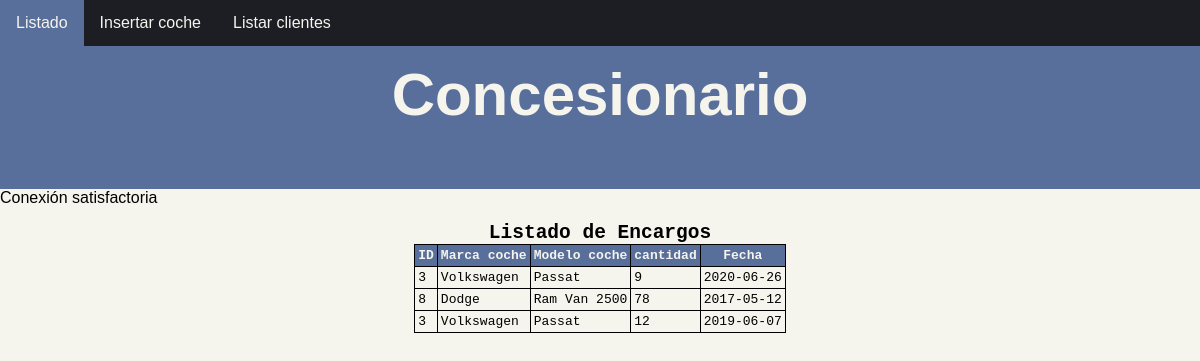
/codigophp/listadoEncargos.php?id=3, run on the app's committed database.
### tables this page shows
CREATE TABLE `encargo` (
  `id` bigint(20) NOT NULL,
  `coche_id` bigint(20) DEFAULT NULL,
  `cliente_id` bigint(20) DEFAULT NULL,
  `cantidad` decimal(4,0) DEFAULT NULL,
  `fecha` date DEFAULT NULL
);

CREATE TABLE `coche` (
  `id` bigint(20) NOT NULL,
  `modelo` varchar(100) DEFAULT NULL,
  `marca` varchar(50) DEFAULT NULL,
  `precio` decimal(12,2) DEFAULT NULL,
  `stock` decimal(5,0) DEFAULT NULL
);

### codigophp/listadoEncargos.php (the view, shortened to what this page needs)
<!DOCTYPE html>
<html lang="en">
<head>
    <link rel="stylesheet" href="style.css">
</head>
<body>
  <main>
<?php
  include_once "includes/header.php";
  include_once "includes/navbar.php";
  include_once "includes/conexionBD.php";
    $id = $_GET['id'];
  $consulta = $conn->query("select * from encargo
                            join coche on coche_id= coche.id
                            where cliente_id = '$id'");
 ?>
 <section id="tabla">
 <table>
	<caption><h2>Listado de Encargos</h2></caption>
  <tr>
	  <th>ID</th>
    <th>Marca coche</th>
    <th>Modelo coche</th>
    <th>cantidad</th>
    <th>Fecha</th>
  </tr>
  <?php
	  while ($encargo = $consulta->fetchObject()) {
  ?>
  <tr>
	  <td><?= $encargo->id ?></td>
    <td><?= $encargo->marca ?></td>
    <td><?= $encargo->modelo ?></td>
    <td><?= $encargo->cantidad ?></td>
    <td><?= $encargo->fecha ?></td>
	</tr>
  <?php
	  }
  ?>
</table>
</section>

### codigophp/style.css (style rules this page uses)
:root { --color-oscuro: #1C1E24; --color-claro: #F5F4ED; --color-principal: #596F9B; }
* { box-sizing: border-box; margin: 0; padding: 0; }
body { background-color: var(--color-claro); font-family: Verdana, Geneva, Tahoma, sans-serif; }
section { display: block; }
#tabla { padding: 15px; font-family: monospace; display: flex; justify-content: center; margin: auto; width: 50%; }
table { position: relative; font-family: monospace; border: 1px solid black; border-collapse: collapse; width: fit-content; }
th, td { border: 1px solid black; border-collapse: collapse; padding: 3px; }
th { background-color: var(--color-principal); color:var(--color-claro); }

### data on the page
encargo: coche "3", coche.marca "Volkswagen", coche.modelo "Passat", cantidad "9", fecha "2020-06-26"
encargo: coche "8", coche.marca "Dodge", coche.modelo "Ram Van 2500", cantidad "78", fecha "2017-05-12"
encargo: coche "3", coche.marca "Volkswagen", coche.modelo "Passat", cantidad "12", fecha "2019-06-07"
